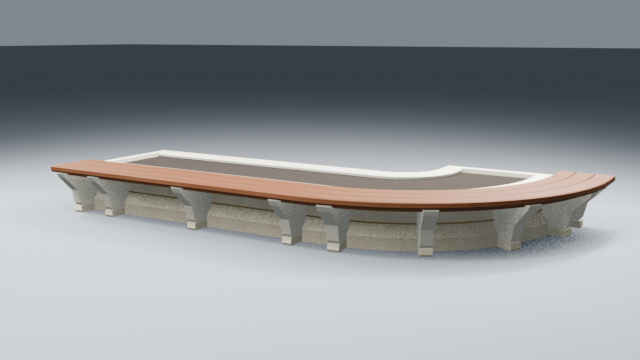
#> input picture assets/botanical_planter/qa/joined_standing_640.png, 640 x 360 px; its folder holds only this picture in this run
$ python label_qa.py
#> lines starting #> are read from the running program, lines starting #| are printed output that depends on the picture
from pathlib import Path
from PIL import Image,ImageDraw,ImageFont
import json,hashlib
ROOT=Path(__file__).resolve().parents[1];QA=ROOT/'qa'
font_path='/usr/share/fonts/truetype/dejavu/DejaVuSans.ttf';rows=[]
for p in sorted(QA.glob('*.png')):
 if p.stem.endswith('_labelled'):continue
 im=Image.open(p).convert('RGB');draw=ImageDraw.Draw(im);size=12 if im.width==640 else 17;font=ImageFont.truetype(font_path,size)
#> after `size = 12 if im.width == 640 else 17`: size = 12
 title='BLENDER COMPONENT QA  |  '+p.stem.replace('_',' ').upper()
 draw.rectangle((0,0,im.width,26 if im.width==640 else 35),fill=(25,29,31));draw.text((10,6),title,font=font,fill=(232,234,229))
 note='Actual imported GLBs · independent catalogue · no room / game / actor certification'
 draw.rectangle((0,im.height-23 if im.width==640 else im.height-31,im.width,im.height),fill=(25,29,31));draw.text((10,im.height-18 if im.width==640 else im.height-25),note,font=ImageFont.truetype(font_path,10 if im.width==640 else 15),fill=(214,216,210))
 out=p.with_stem(p.stem+'_labelled');im.save(out)
#> after `out = p.with_stem(p.stem + '_labelled')`:
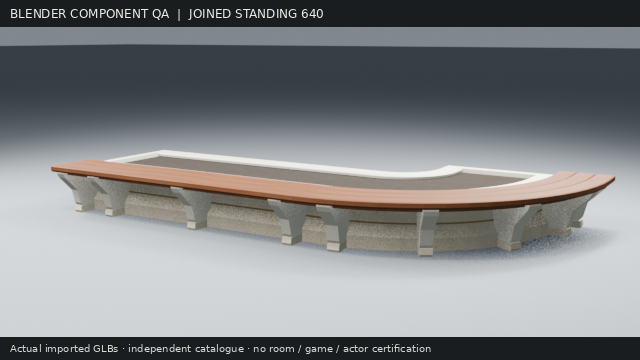
#> saved as joined_standing_640_labelled.png: PIL image 640x360 RGB; mean R, G, B 128.5, 130.8, 132.3
 rows.append({'raw':p.name,'labelled':out.name,'raw_sha256':hashlib.sha256(p.read_bytes()).hexdigest(),'labelled_sha256':hashlib.sha256(out.read_bytes()).hexdigest(),'resolution':list(im.size)})
(QA/'labelled_evidence.json').write_text(json.dumps(rows,indent=2)+'\n')

$ run again, on assets/botanical_planter/qa/seat_soil_support_detail_1280.png
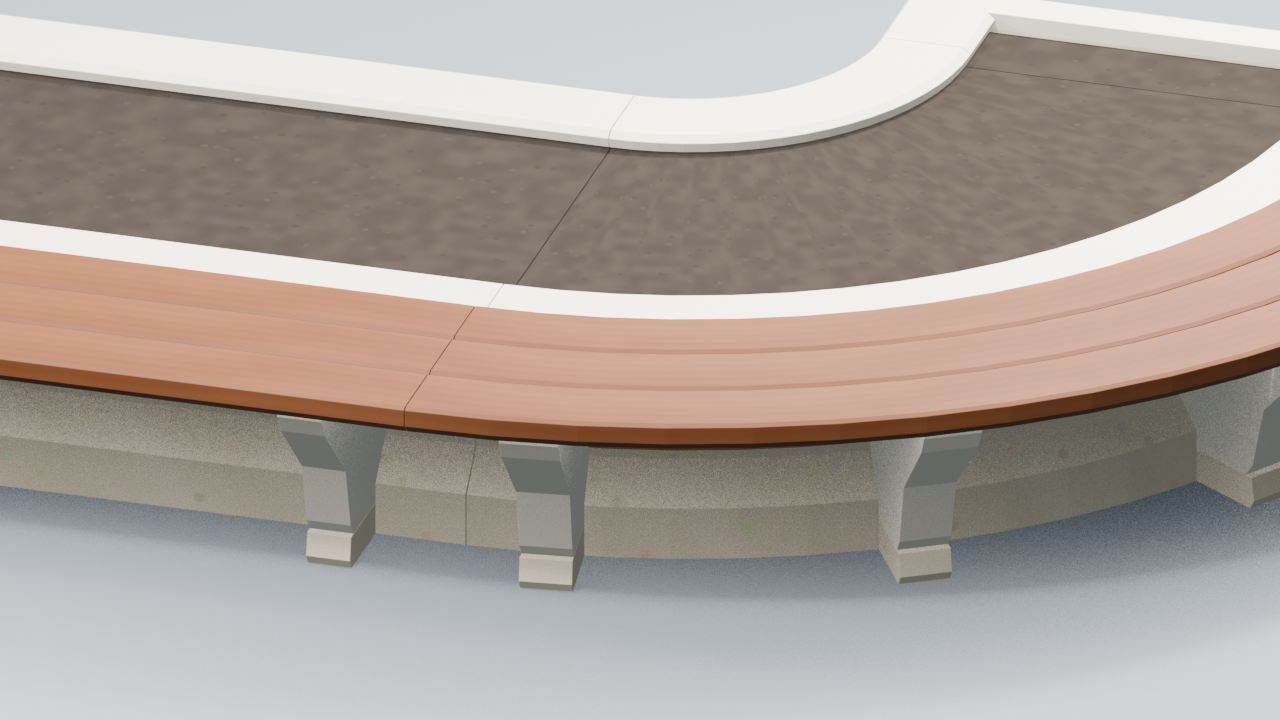
#> input picture assets/botanical_planter/qa/seat_soil_support_detail_1280.png, 1280 x 720 px
#> `out = p.with_stem(p.stem + '_labelled')`:
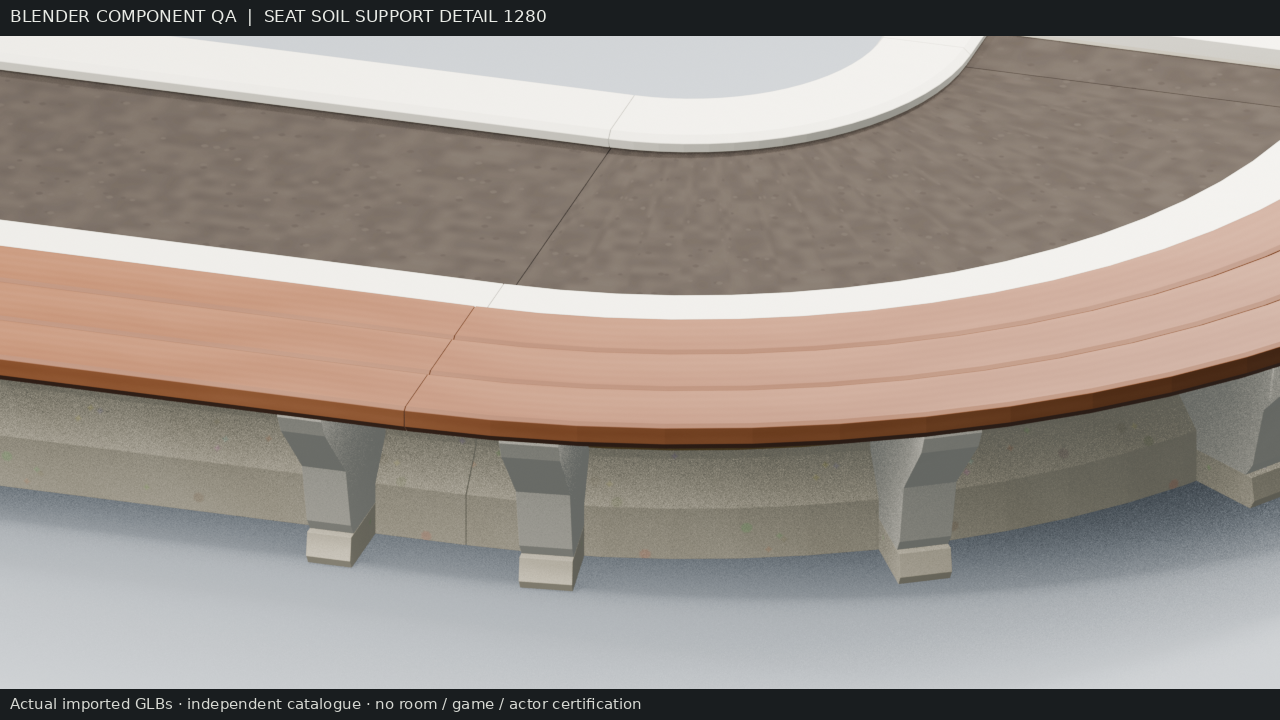
#> saved as seat_soil_support_detail_1280_labelled.png: PIL image 1280x720 RGB; mean R, G, B 154.4, 145.4, 138.3
